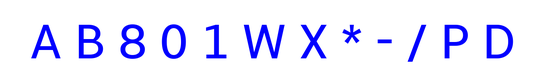
#> input picture rudova_cv/practice_cv/5/alphabet_ext.png, 546 x 84 px, shrunk from 1300 x 200 before the run, found by its file name
$ python diction_2.py
#> lines starting #> are read from the running program, lines starting #| are printed output that depends on the picture; after the words box and inside, x2 and y2 are one past the last pixel; in counts of white or black regions, pixels touching at a corner belong together
import matplotlib.pyplot as plt
import numpy as np
from skimage.measure import label, regionprops
from collections import defaultdict # частотный словарик
from pathlib import Path
from collections import defaultdict

#заполняющий_фактор
def filling_factor(arr):
    return np.sum(arr)/arr.size

#счетчик отверстий
def count_holes(region):
    labeled = label(np.logical_not(region.image))
    regions = regionprops(labeled)
    holes = 0
    for region in regions:
        coords = np.where(labeled == region.label)
        bound = True
        for y, x in zip(*coords):
            if y == 0 or x == 0 or y == labeled.shape[0] - 1 or x == labeled.shape[1] - 1:
                bound = False
        holes += bound
    return holes

#наличие линий
def has_vline(arr, width=1):
    return width <= np.sum(arr.mean(0) == 1)


def extractor(region):
    area = region.area / region.image.size
    cy, cx = region.centroid_local
    cy /= region.image.shape[0]
    cx /= region.image.shape[1]
    eccentricity = region.eccentricity
    perimeter = region.perimeter / region.image.size
    euler = region.euler_number
    f_factor = filling_factor(region.image)
    c_holes = count_holes(region.image)
    h_vline = has_vline(region.image)
    return np.array([area, cy, cx, eccentricity, perimeter, euler,f_factor, h_vline ])


def classificator(props, classes):
    klass = None
    min_d = 10 ** 16
    for cls in classes:
        d = distance(props, classes[cls])
        if  d < min_d:
            klass = cls
            min_d = d
    return klass


def distance(p1, p2):
    return ((p1 - p2)**2 ).sum()**0.5


#наличие линий
def has_vline(arr, width=1):
    return width <= np.sum(arr.mean(0) == 1)


# считываем изображение с символами
image = plt.imread("5/alphabet_ext.png").mean(2)
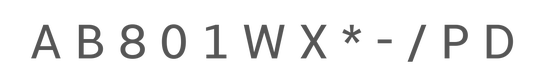
#> image: shape (84, 546) float32; min 0.333, max 1, mean 0.945
image[image == 1] = 0
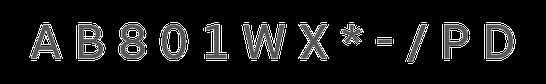
#> image: shape (84, 546) float32; min 0, max 0.997, mean 0.0906
image[image > 0] = 1
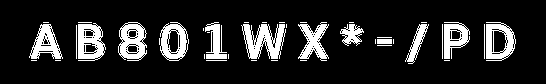
#> image: shape (84, 546) float32; values 0 (black) and 1 (white), 14.6% white; 40 white regions (24 under 20 px)
labeled = label(image)
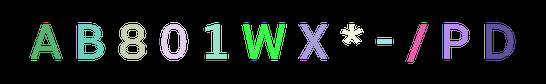
#> labeled: shape (84, 546) int64; 41 distinct labels, from 0 to 40; one colour per label, 0 black
regions = regionprops(labeled)
#> regions = 40 regions; largest, box (x1, y1, x2, y2) and area: (241, 24, 286, 59) 909, (118, 22, 147, 61) 698, (78, 23, 106, 61) 696, (486, 22, 516, 61) 663, (160, 22, 189, 61) 618


#> (the run stopped early here; a loop or call above may not have finished)

$ run again, with rudova_cv/practice_cv/5/rudova.png copied over rudova_cv/practice_cv/5/alphabet_ext.png
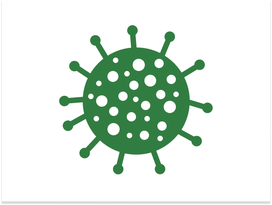
#> input picture rudova_cv/practice_cv/5/rudova.png, 272 x 205 px, shrunk from 648 x 488 before the run, found by its file name
#> `image[image > 0] = 1`:
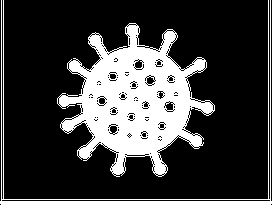
#> image: shape (205, 272) float32; values 0 (black) and 1 (white), 24.7% white; 2 white regions
#> `labeled = label(image)`:
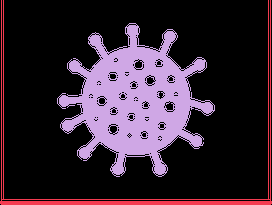
#> labeled: shape (205, 272) int64; 3 distinct labels, from 0 to 2; one colour per label, 0 black
#> regions = 2 regions; box (x1, y1, x2, y2) and area: (57, 23, 215, 177) 11637, (0, 0, 272, 205) 2154
